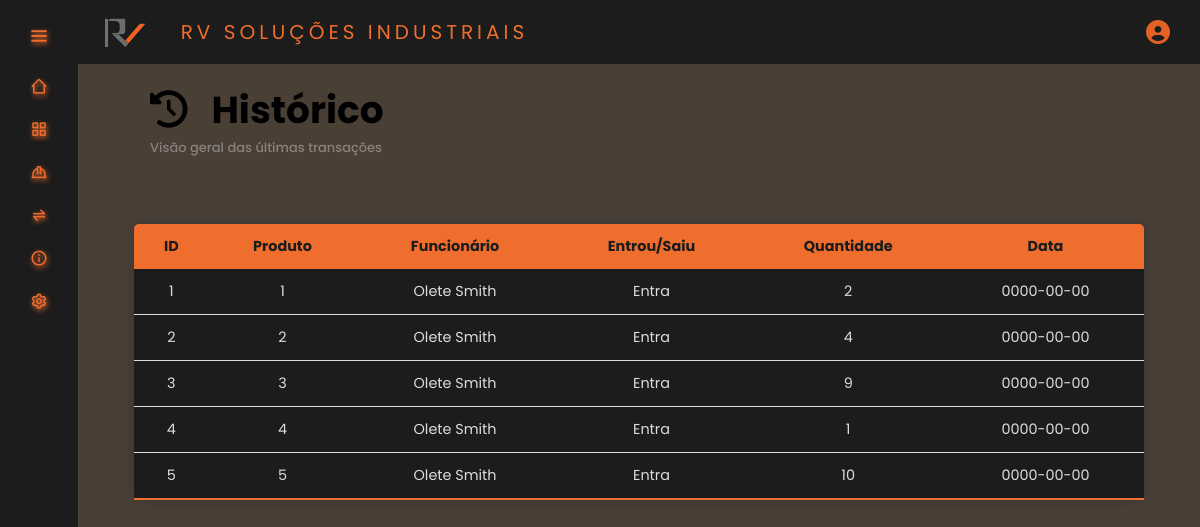
The app's page /telas/historico.php with its own data.
### tables this page shows
CREATE TABLE `movimentacao` (
  `id_mov` int(11) NOT NULL,
  `Datas` date DEFAULT NULL,
  `Usuario` varchar(50) DEFAULT NULL,
  `QntdModificada` int(11) DEFAULT NULL,
  `Funcionario` varchar(50) DEFAULT NULL,
  `EntraSai` varchar(10) DEFAULT NULL,
  `Produto_id` int(11) DEFAULT NULL,
  `Usuario_id` int(11) DEFAULT NULL,
  `Funcionario_id` int(11) DEFAULT NULL
);

### telas/function.php (called while the page is built, shortened)
<?php
    function indexEPI() {
        $pdo = new PDO("mysql:host=localhost;dbname=almoxarifado", "root", "");
        if (!empty($_POST['Produto_id'])){
            $stmt = $pdo->prepare('SELECT * FROM movimentacao');
        } else {
            $stmt = $pdo->prepare('SELECT * FROM movimentacao');
        }
        $stmt->execute();
        $produtos = $stmt->fetchAll(PDO::FETCH_ASSOC);
    }

### telas/historico.php (the view, shortened to what this page needs)
<!DOCTYPE html>
<?php
    require_once "function.php";
    indexEPI();
?>
<html>
    <head>
                <link rel="stylesheet" href="<?php echo BASEURL; ?>css/historico.css"/>
                <link rel="stylesheet" href="<?php echo BASEURL; ?>inc/style.css"/>
                <link rel="stylesheet" href="https://cdnjs.cloudflare.com/ajax/libs/font-awesome/6.4.2/css/all.min.css" />
    </head>
    <body>
        <header>
            <div class="text" style="padding-left:16px">
                <h2><i class="fa-solid fa-clock-rotate-left"></i> &nbsp; Histórico</h2>
                <p id="subtitulo">Visão geral das últimas transações</p>
            </div>
        </header>
        <main>
            <table class="content-table">
                <thead>
                    <tr>
                        <th>ID</th>
                        <th>Produto</th>
                        <th>Funcionário</th>
                        <th>Entrou/Saiu</th>
                        <th>Quantidade</th>
                        <th>Data</th>
                    </tr>
                </thead>
                <tbody>
                    <?php if ($produtos) : ?>
                    <?php foreach($produtos as $produto) : ?>
                        <tr>
                            <td><?php echo $produto['id_mov']?></td>
                            <td><?php echo $produto['Produto_id']?></td>
                            <td><?php echo $produto['Funcionario']?></td>
                            <td><?php echo $produto['EntraSai']?></td>
                            <td><?php echo $produto['QntdModificada']?></td>
                            <td><?php echo $produto['Datas']?></td>
                        </tr>
                    <?php endforeach ; ?>
                    <?php else : ?>
                        <tr>
                            <td colspan="7">Nenhum registro encontrado.</td>
                        </tr>
                    <?php endif ; ?>
                </tbody>
            </table>
        </main>
    </body>
</html>

### inc/style.css (style rules this page uses)
:root { --color-default:#1c1c1c; --color-second: #D3D3D3; --color-white:#89817D; --color-body:#4A3F35; --color-black:#F06E2D; }
* { padding: 0%; margin: 0%; box-sizing: border-box; font-family: 'Poppins', sans-serif; }
* { margin: 0; padding: 0; box-sizing: border-box; }

### css/historico.css (style rules this page uses)
:root { --color-default:#1c1c1c; --color-second: #D3D3D3; --color-white:#89817D; --color-body:#4A3F35; --color-black:#F06E2D; }
* { font-family: system-ui, -apple-system, Helvetica, sans-serif, Arial; margin: 0; padding: 0; }
#subtitulo { font-size: small; color: var(--color-white); }
.text { top: 8vh; display: inline-block; font-size: 25px; font-weight: 500; margin: 18px; margin-left: 5%; }
.content-table { border-collapse: collapse; margin: 6vh auto; font-size: 0.9em; width: 90%; border-radius: 5px 5px 0 0; overflow: hidden; box-shadow: 0 0 15px #383838; }
.content-table thead tr { background-color: #F06E2D; color: #1c1c1c; text-align: center; font-weight: bold; }
.content-table th, .content-table td { padding: 12px 15px; }
.content-table td { text-align: center; }
.content-table tbody tr { border-bottom: 1px solid #dddddd; }
.content-table tbody tr { background-color: #1c1c1c; color:#dddddd }
.content-table tbody tr:last-of-type { border-bottom: 2px solid #F06E2D }

### records on screen
movimentacao: id_mov "1", Produto "1", Funcionario "Olete Smith", EntraSai "Entra", QntdModificada "2", Datas "0000-00-00"
movimentacao: id_mov "2", Produto "2", Funcionario "Olete Smith", EntraSai "Entra", QntdModificada "4", Datas "0000-00-00"
movimentacao: id_mov "3", Produto "3", Funcionario "Olete Smith", EntraSai "Entra", QntdModificada "9", Datas "0000-00-00"
movimentacao: id_mov "4", Produto "4", Funcionario "Olete Smith", EntraSai "Entra", QntdModificada "1", Datas "0000-00-00"
movimentacao: id_mov "5", Produto "5", Funcionario "Olete Smith", EntraSai "Entra", QntdModificada "10", Datas "0000-00-00"
